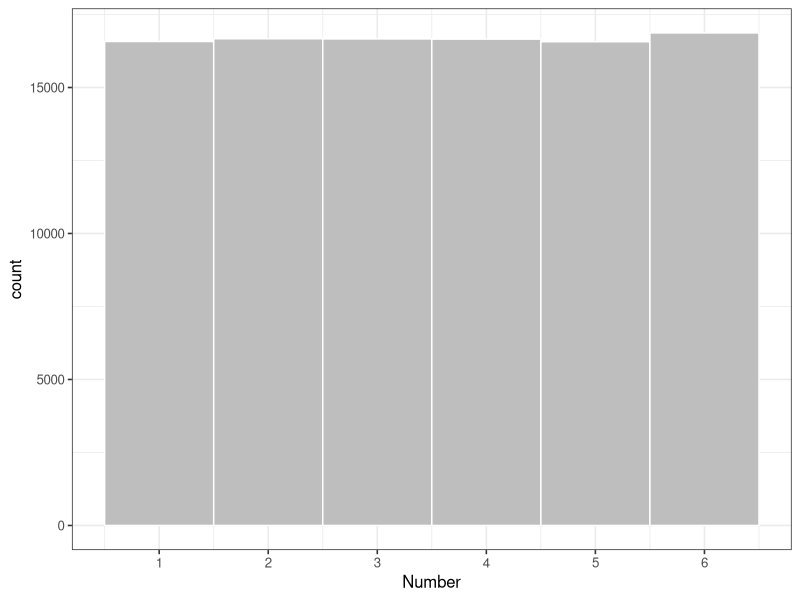
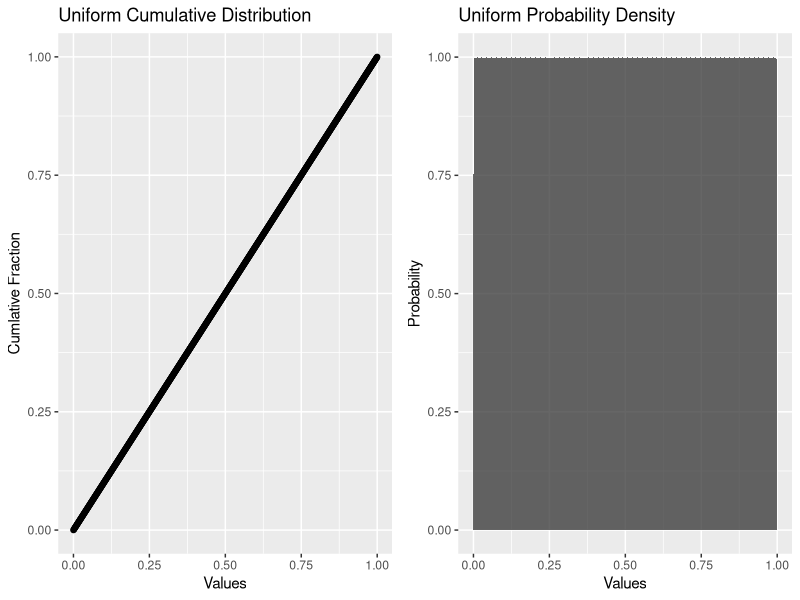
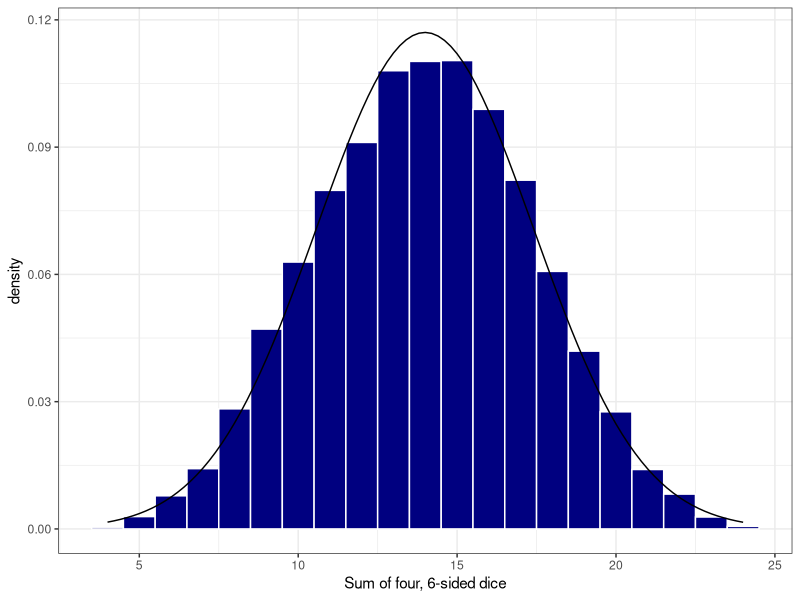
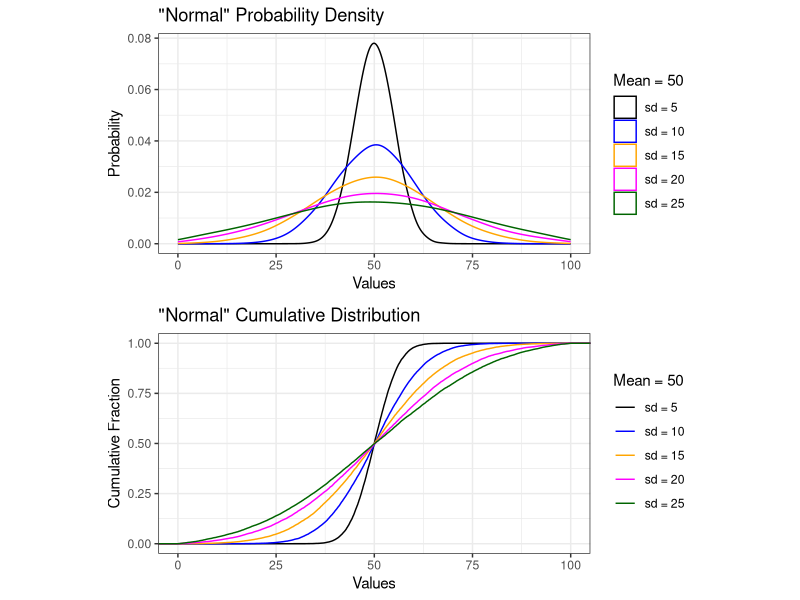
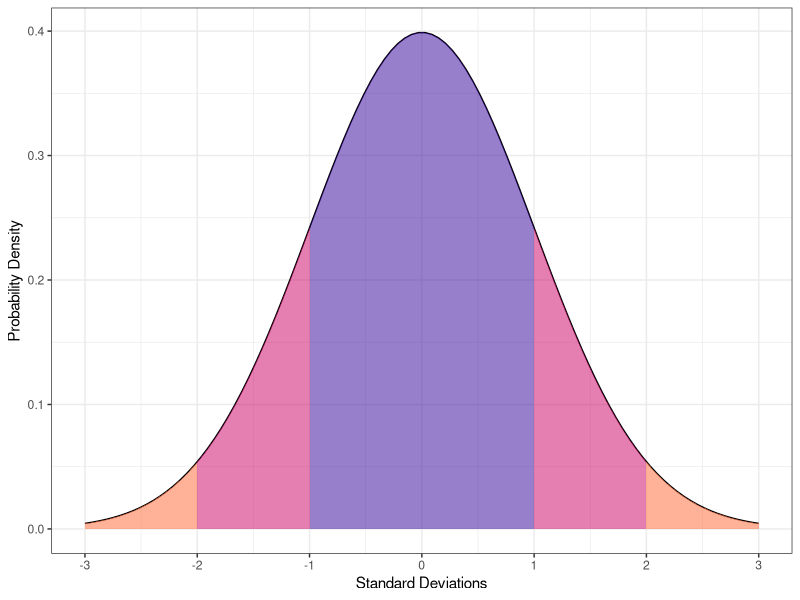
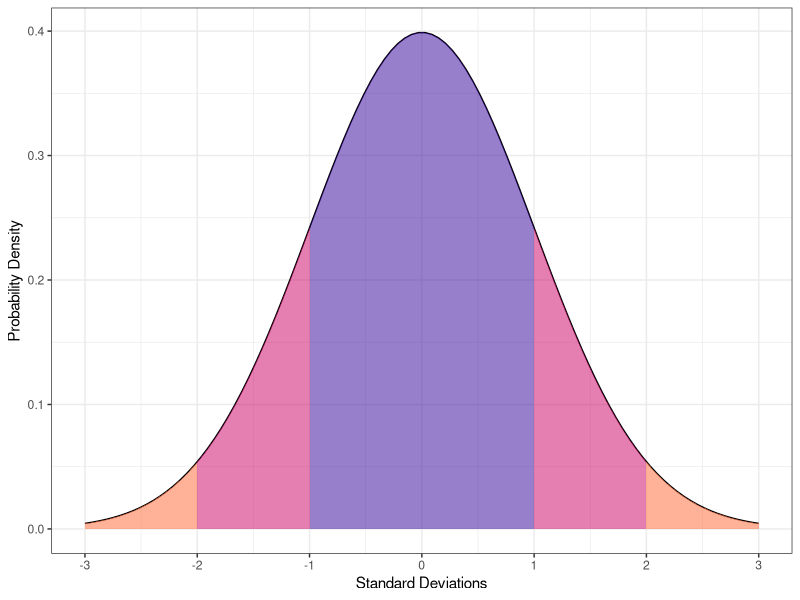

Recreate these plots in R, in order. (Note: this script raises an error after producing the figures.)
## ---- chunk 1
library(tidyverse)
library(bookdown)
library(gridExtra)
library(grid)
library(broom)
library(knitr)
knitr::opts_chunk$set(echo = TRUE, cache = TRUE)

jvPalette <- c("#330099","#CC0066","#FF6633",
                      "#0099CC", "#FF9900","#CC6633",
                      "#FF3366", "#33CC99", "#33999")
## ---- chunk 2
#create a uniform distribition for the first roll of a 6-sided die
six_sided <- tibble(
  rolls = ceiling(runif(10e4, min=1, max=7))
)

#create a histogram of the probability density for a uniform distribution 
ggplot(data = six_sided, aes(x = rolls)) +
  geom_histogram(
      breaks = seq(1,7,1), 
      fill = "grey",
      color = "white") +
  xlab("Number") +
  scale_x_continuous(breaks = c(0.5, 1.5, 2.5, 3.5, 4.5, 5.5, 6.5),
                     labels = as.factor(seq(0,6,1))) +
  theme_bw(base_size = 12)
## ---- chunk 3
unif_dist2<-tibble(data = seq(0,1,0.001), 
                  quant = seq(0,1,0.001))
                  

unif_cdf <- ggplot(data = unif_dist2) +
  geom_point(aes(x=quant, y = data)) +
  labs(title = "Uniform Cumulative Distribution",
       y ="Cumlative Fraction",
       x = "Values")

unif_hist <- ggplot(data = unif_dist2) +
  stat_density(aes(x = data),
                 outline.type = "full",
               kernel = "gaussian",
               n = 4096,
               alpha = 0.75,
               bw = .001) +
  labs(title = "Uniform Probability Density",
       y = "Probability",
       x = "Values")

grid.arrange(unif_cdf, unif_hist, ncol=2)

## ---- chunk 4
#sample a uniform distribution between 0 and 6, replicate 1000 times
#use 'ceiling' function to round up results
four_dice <- tibble(sum = replicate(10000, runif(4, min=0, max=6) %>% 
                         ceiling() %>% 
                         sum() #sum the result
                       ))
ggplot(data = four_dice) +
  geom_histogram(aes(x = sum, after_stat(density)),
                 bins = 21,
                 fill = "navy",
                 color = "white") + 
  stat_function(fun = dnorm, n = 101, 
                args = list(
                  mean = mean(four_dice$sum), 
                  sd = sd(four_dice$sum)
                  )
                ) +
  xlab("Sum of four, 6-sided dice") +
  theme_bw()

## ---- chunk 5
norm2 <- tibble(a = rnorm(n = 20000, mean = 50, sd = 5),
                b = rnorm(n = 20000, mean = 50, sd = 10),
                c = rnorm(n = 20000, mean = 50, sd = 15),
                d = rnorm(n = 20000, mean = 50, sd = 20),
                e = rnorm(n = 20000, mean = 50, sd = 25))

normal_ecdf <- ggplot(data = norm2) +
  stat_ecdf(aes(x = a, color = "sd = 5")) +
  stat_ecdf(aes(x = b, color = "sd = 10")) +
  stat_ecdf(aes(x = c, color = "sd = 15")) +
  stat_ecdf(aes(x = d, color = "sd = 20")) +
  stat_ecdf(aes(x = e, color = "sd = 25")) +
  xlim(0,100) +
  labs(title = "\"Normal\" Cumulative Distribution",
       x = "Values",
       y = "Cumulative Fraction") +
  scale_color_manual(values = c("black", 
                                "blue", 
                                "orange", 
                                "magenta", 
                                "darkgreen"), 
                     breaks=c("sd = 5",
                              "sd = 10",
                              "sd = 15", 
                              "sd = 20", 
                              "sd = 25"),
                     name = "Mean = 50") +
  theme_bw()

normal_density<- ggplot(data = norm2) +
  geom_density(aes(x = a, color = "sd = 5"),
               adjust = 2) +
  geom_density(aes(b, color = "sd = 10"),
               adjust = 2) +
  geom_density(aes(c, color = "sd = 15"),
               adjust = 2) +
  geom_density(aes(d, color = "sd = 20"),
               adjust = 2) +
  geom_density(aes(e, color = "sd = 25"),
               adjust = 2) +
  xlim(0,100) +
  labs(title = "\"Normal\" Probability Density",
       x = "Values",
       y = "Probability") +
  scale_color_manual(values = c("black", 
                                "blue", 
                                "orange", 
                                "magenta", 
                                "darkgreen"), 
                     breaks=c("sd = 5",
                              "sd = 10",
                              "sd = 15", 
                              "sd = 20", 
                              "sd = 25"),
                     name = "Mean = 50") +
  theme_bw() 

grid.arrange(normal_density, normal_ecdf, 
             nrow=2, 
             respect=TRUE, 
             heights = c(0.5, 0.5))


## ---- chunk 6
#function to create a shaded ribbon plot using dnorm inputs
#https://gist.github.com/jrnold/6799152
normal_prob_area_plot <- function(lb, ub, fill.c = "black", mean = 0, sd = 1, limits = c(mean - 3 * sd, mean + 3 * sd)) {
    x <- seq(limits[1], limits[2], length.out = 100)
    xmin <- max(lb, limits[1])
    xmax <- min(ub, limits[2])
    areax <- seq(xmin, xmax, length.out = 100)
    area <- data.frame(x = areax, 
                       ymin = 0, 
                       ymax = dnorm(areax, 
                                    mean = mean, 
                                    sd = sd))
    (ggplot() +
        geom_line(data.frame(x = x, 
                            y = dnorm(x, 
                                      mean = mean, 
                                      sd = sd)),
                 mapping = aes(x = x, 
                               y = y)) +
        geom_ribbon(data = area, 
                   mapping = aes(x = x, 
                                 ymin = ymin, 
                                 ymax = ymax), 
                   alpha = 0.5, 
                   fill = fill.c)) 
}
## ---- chunk 7
#list arguments for normal_prob_area_plot()
low <- list(-1, -2, -3, 1, 2)
up <- list(1, -1, -2, 2, 3)
fill.c <- list(jvPalette[1], 
               jvPalette[2], 
               jvPalette[3], 
               jvPalette[2], 
               jvPalette[3])

#map the list entries as arguments to normal_prob_area_plot()
plots <- pmap(list(low, up, fill.c), normal_prob_area_plot)

#use the first list entry as a base and add the ribbon layers in succession
plots[[1]] + 
  plots[[2]]$layers[2] + 
  plots[[3]]$layers[2] + 
  plots[[4]]$layers[2] +
  plots[[5]]$layers[2] + 
  xlab("Standard Deviations") +
  ylab("Probability Density") +
  scale_x_continuous(breaks = seq(-3,3,1)) +
  theme_bw()

ggsave(filename = "./images/shaded_prob.png")
## ---- chunk 8
pnorm(q = 70, mean = 50, sd =10) %>%
  round(., 3)
## ---- chunk 9
pnorm(q = 70, mean = 50, sd =10, lower.tail = FALSE) %>%
  round(., 3)
## ---- chunk 10

knitr::include_graphics(path = "./images/shaded_prob_anno.png")
## ---- chunk 11
#create two variables that are normally distributed
normal_data <- tibble(a = rnorm(n=1000, mean = 15, sd = 5),
                      b = rnorm(n=1000, mean = 10, sd = 3))
## ---- chunk 12
#add those variables together and you get a normal distribution
normal_data %>% 
  mutate(c = a + b) -> normal_data

ggplot2::ggplot(data = normal_data) + 
  geom_histogram(aes(c),
                 bins = 30,
                 fill = "navy",
                 color = "white") +
  xlab("Sum of a + b") +
  theme_minimal(base_size = 12)
## ---- chunk 13
#multiply together three normal variables
normal_data %>% 
  mutate(d = sample(a*b*c, 1000)) -> log_data

ggplot2::ggplot(data = log_data) + 
  geom_histogram(aes(d),
                 bins = 30,
                 fill = "orange",
                 color = "white") +
  xlab("a * b * c") +
  theme_minimal(base_size = 12) 
## ---- chunk 14

y <- tibble(
  blue = rlnorm(20000, meanlog = 0, sdlog = log(1.5)),
  red = rlnorm(20000, meanlog = 0, sdlog = log(2.0)),
  green = rlnorm(20000, meanlog = 0, sdlog = log(3))
) %>%
  pivot_longer(cols = blue:green,
               names_to = "GSD",
               values_to = "Values") %>%
  mutate(GSD = case_when(
    GSD == "blue" ~ "1.5 (0.41)",
    GSD == "red" ~ "2.0 (0.69)",
    GSD == "green" ~ "3 (1.10)"
  )) %>%
  mutate(GSD = as.factor(GSD))

log.pdf <- ggplot(data = y) +
  geom_density(aes(x = Values, color = GSD),
               adjust = 2) +
  scale_color_manual(name = "GSD, (\U003BC)",
                    values = jvPalette[c(1,3,4)]) +
  ylab("Probability Density") +
  xlim(0.01, 5) + 
  ggtitle("Lognormal Probability Density") +
  theme_bw() +
  theme(legend.direction = "vertical", legend.box = "horizontal")

log.cdf <- ggplot(data = y) +
  stat_ecdf(aes(x = Values, color = GSD)) +
  scale_color_manual(name = "GSD, (\U003BC)",
                    values = jvPalette[c(1,3,4)]) +
  ylab("Cumulative Distribution (quantiles)") +
  xlim(0.1, 5) +
  ggtitle("Lognormal Cumulative Distribution") +
  theme_bw()


grid.arrange(log.pdf, log.cdf,
             nrow=2, 
             respect=TRUE, 
             heights = c(0.5, 0.5))

## ---- chunk 15

log.pdf2 <- ggplot(data = y) +
  geom_density(aes(x = Values, color = GSD),
               adjust = 2) +
  scale_color_manual(name = "GSD, (\U003BC)",
                    values = jvPalette[c(1,3,4)]) +
  ylab("Probability Density") +
  ggtitle("Lognormal Probability Density") +
  theme_bw() +
  theme(legend.direction = "vertical", legend.box = "horizontal") +
  scale_x_log10(limits = c(0.1, 10))

log.cdf2 <- ggplot(data = y) +
  stat_ecdf(aes(x = Values, color = GSD)) +
  scale_color_manual(name = "GSD, (\U003BC)",
                    values = jvPalette[c(1,3,4)]) +
  ylab("Cumulative Distribution (quantiles)") +
  ggtitle("Lognormal Cumulative Distribution") +
  theme_bw() +
  scale_x_log10(limits = c(0.1, 10))


grid.arrange(log.pdf2, log.cdf2,
             nrow=2, 
             respect=TRUE, 
             heights = c(0.5, 0.5))
## ---- chunk 16
set.seed(7)
corr_plots1 <- tibble(
  x = 1:100,
  y1 = 90 - x,
  y2 = map_dbl(x, ~ (.x*(rnorm(1, mean = 1,  sd = 0.06)) 
                     + rnorm(1, mean = 0, sd = 5))),
  y3 = map_dbl(x, ~ (70 - .x*(rnorm(1, mean = 0.6,  sd = 0.15)) 
                     + rnorm(1, mean = 10, sd = 10))),
  y4 = runif(100, 5, 85)) %>%
  pivot_longer(y1:y4, names_to = "type") %>%
  mutate(type = as.factor(type))

levels(corr_plots1$type) <- c("Perfect Negative Correlation", 
                              "Strong Positive Correlation", 
                              "Modest Negative Correlation", 
                              "No Correlation")

cor_results <- corr_plots1 %>%
  group_by(type) %>%
  summarise(r.pearson = cor(x,value)) 
## ---- chunk 17
pearson_plot <- ggplot(data = corr_plots1,
       aes(x = x, y = value)) +
  geom_point(aes(color = type),
             alpha = 0.5) +
  facet_wrap(facets = vars(type),
             ncol = 2) +
   geom_label(x = 25, y = 105, 
            data = cor_results, 
            aes(label = paste("r = ", round(r.pearson, 2))),
            size = 3) +
  theme_bw() +
  xlim(0,110) +
  ylim(0,110) +
  coord_fixed(ratio=1.0) +
  labs(x = "Independent Variable (x-axis)",
       y = "Dependent Variable (y-axis)") +
  theme(legend.position = "none")
 
pearson_plot 
## ---- chunk 18

knitr::include_graphics(path = "./images/pearson_anno.png")
## ---- chunk 19
set.seed(9)
x <- 1:100
y <- x + runif(n = 100, min = -25, max = 25)

cor(x, y)
## ---- chunk 20
set.seed(10)
x <- 1:100
y <- x^4 

cor(x, y)
